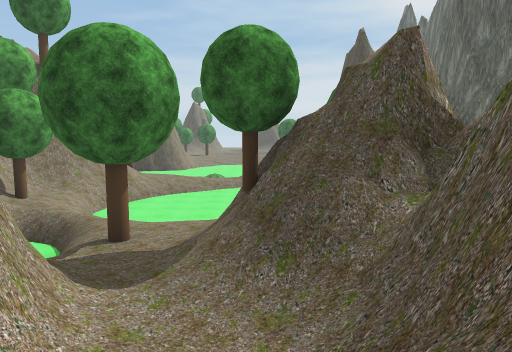
[1] (above)

24 first-person views from a walk through a 3-D level made in the Unity game engine. The camera is 1.2 m above the floor, tilts 6° down and sees 70° across. The floor is counted in squares, 2 m on a side. Each view is taken from the middle of a square. On the plan, view 1 faces up. The plan holds only what a view shows up to about 10 squares ahead; the rest is blank. The place goes on beyond the plan. Some trees and plants on the terrain are drawn as simple stand-ins. The player character is not drawn.

[2]
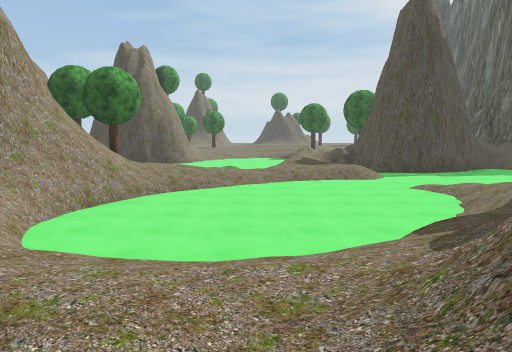

[3]
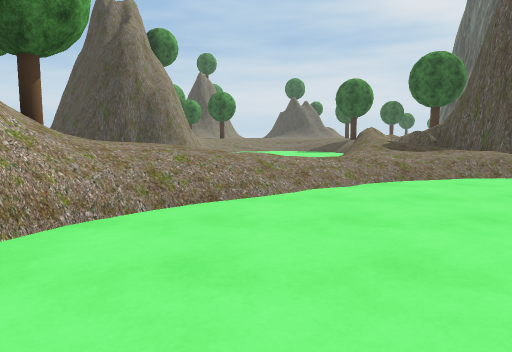

[4]
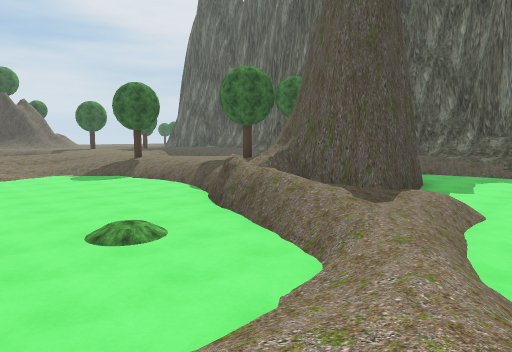

[5]
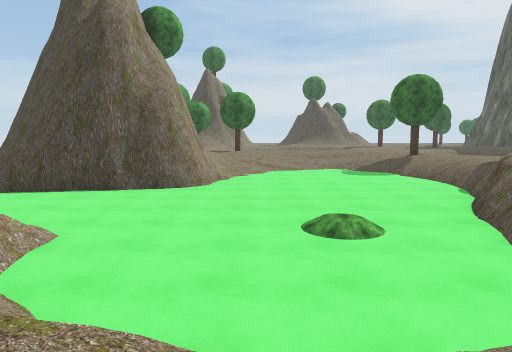

[6]
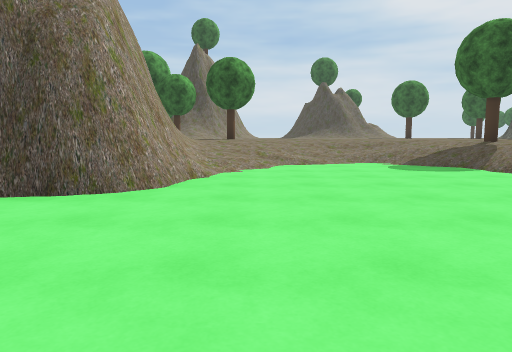

[7]
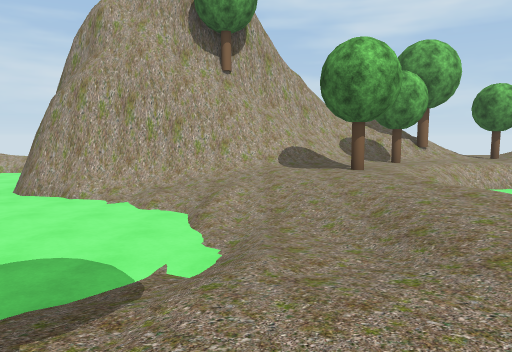

[8]
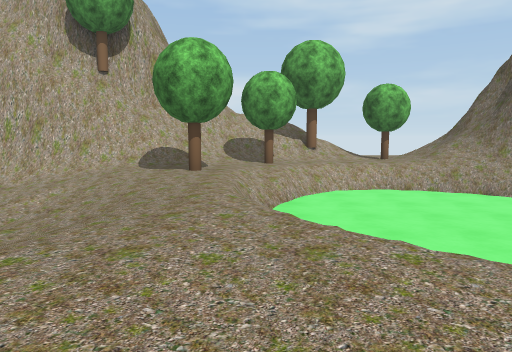

[9]
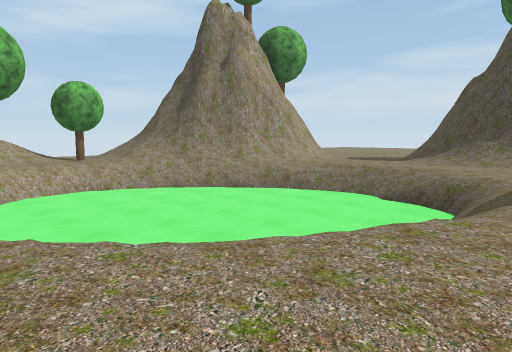

[10]
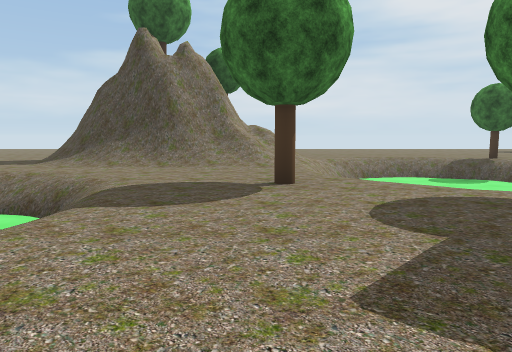

[11]
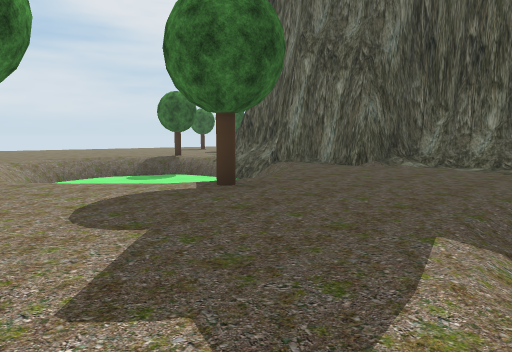

[12]
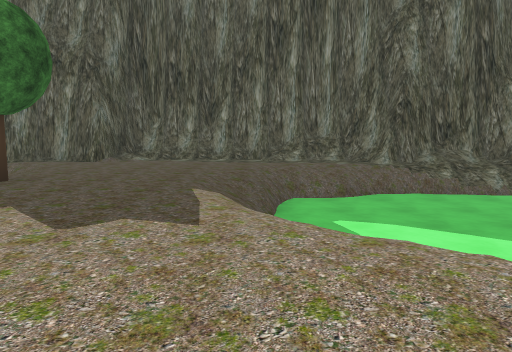

[13]
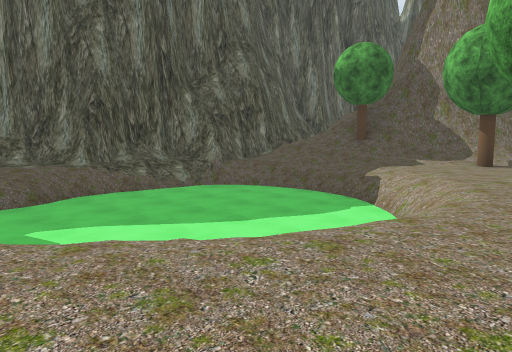

[14]
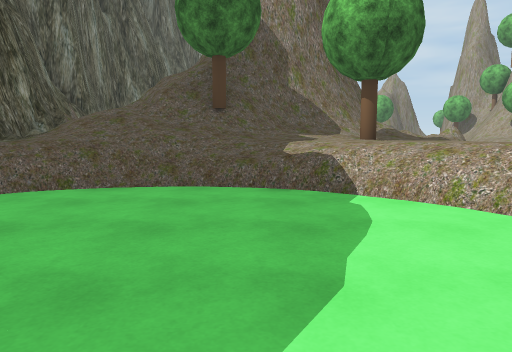

[15]
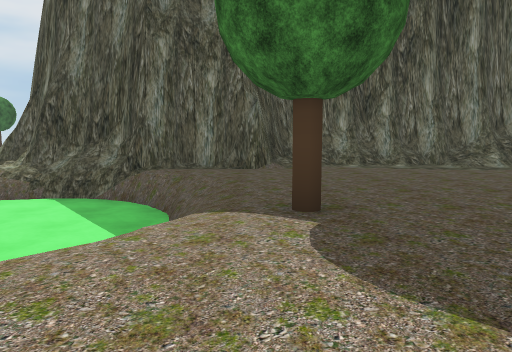

[16]
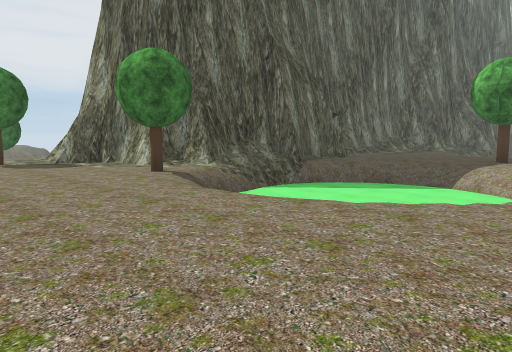

[17]
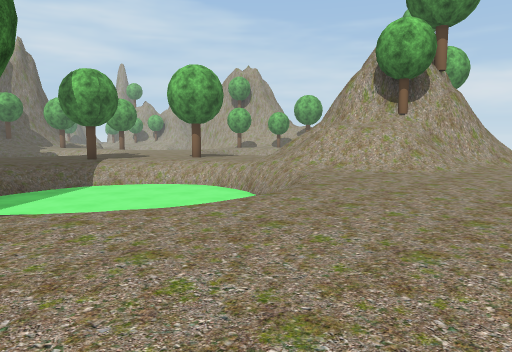

[18]
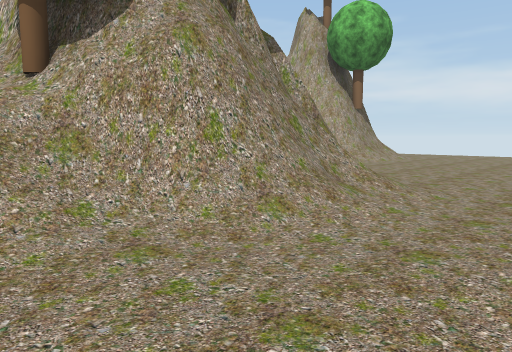

[19]
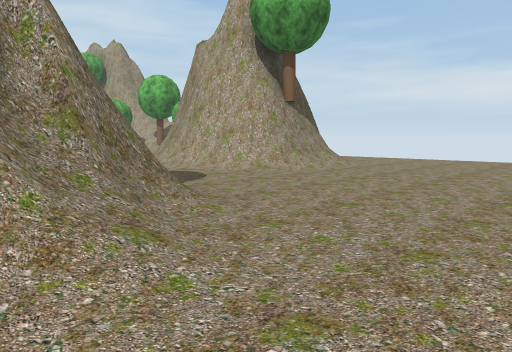

[20]
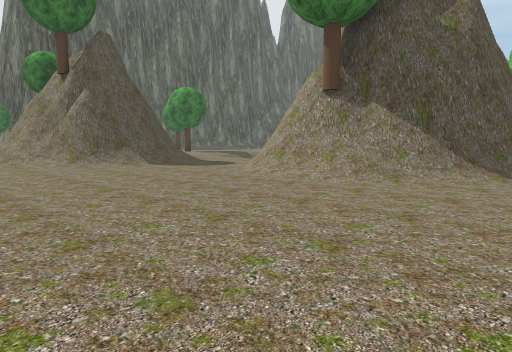

[21]
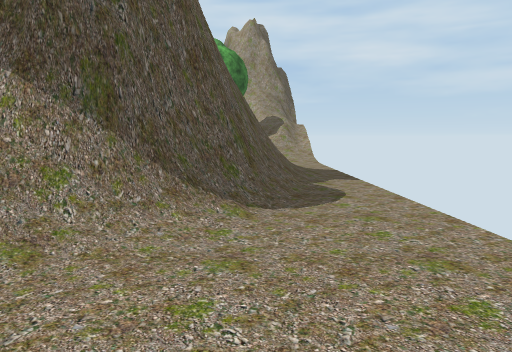

[22]
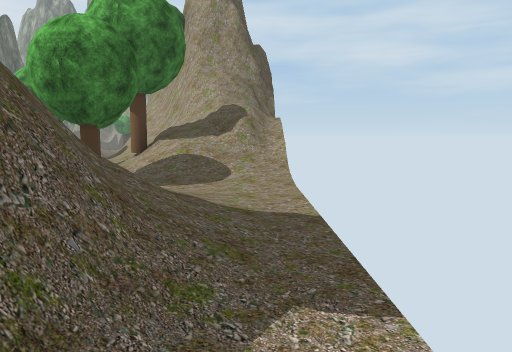

[23]
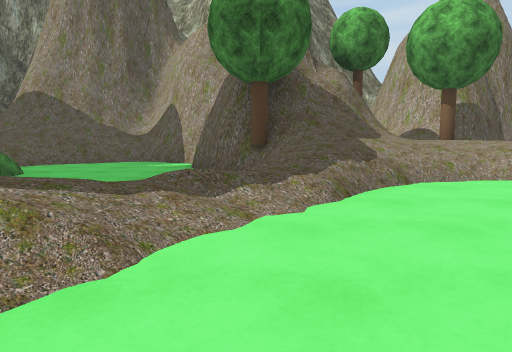

[24]
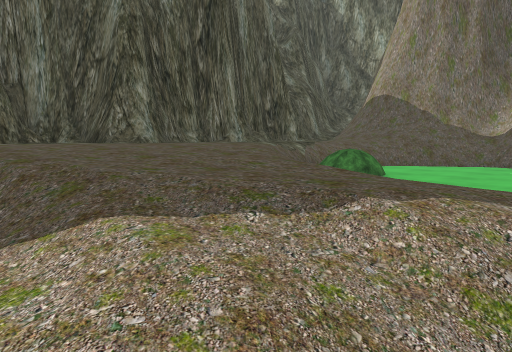

### Floor plan
Key: @ floor where view 1 was taken; # wall or solid block; . main floor; : floor 0.25 m higher than the main floor; - floor 0.25 m lower than the main floor; _ floor 0.5 m lower than the main floor; < floor 0.75 m lower than the main floor; ( floor 1 m lower than the main floor; / step, stairs or slope; = window, fence, low wall or low ledge; ^ raised ledge; v drop or lower ground; T tree.
Columns run from 9 left of view 1 to 15 right of it. Each row starts with its distance up from view 1.
 44 ....   ..............
 43 .......................
 42 ........./=#/...........T
 41 ......../^^^#//..//.T...#
 40 ........=^  T///((((..#^
 39 ..//T#../^^^^//=((((/#^
 38 ./^^^^.../===//(((((=^
 37 .=^  ^/........(((((=#
 36 .^  ^^.///.....=(((//^
 35 .=^#^=vv(/(..T..////.^
 34 ./=/=#((((//....T....^^
 33 ..:/##((((//.........#^
 32 ::T.(((((( /..........^
 31 ///./(((((/...........^
 30 =/T./=/( //.../////..#^
 29 ///T.///=...../(((/..#^
 28 /=#/.T......./((((//.=^
 27 ^=^//../_//.. (((((/=^
 26   ^##._/(/-..((((((/#
 25    ##//(((/T.<(((((/^
 24     #//((((-..((((/#^
 23     #/(((((/...///.^
 22     #/(((((/...////^
 21  ####((((((/.T/=T//#
 20  (((((((((///^^^== =
 19   ((((((((=/#^
 18   (((((T(===#
 17    /(((T(/=#####
 16     /((((//   (((
 15     //((/-_-(((((
 14    T./////(((((
 13     T///((((((
 12     =/=((((((<//
 11     =#(((((((_-....^
 10    ^=#((((((/--....#^
  9    T/=(((((////...#^
  8    ^T/((((//   (..^
  7      /////./ (((T.^
  6      v/../#T ((((.=
  5       vT.####(((/.#
  4       v..T###(((/.
  3      #^#.==###(#==
  2        ^/.^  ###^^=
  1           ^   ^
  0          @

Where each view was taken, in squares from view 1:
view 1: 0 up, 0 right, facing up
view 2: 4 up, 1 left, facing up
view 3: 9 up, 2 left, facing up
view 4: 13 up, 4 left, facing up-right
view 5: 13 up, 3 left, facing up
view 6: 17 up, 3 left, facing up
view 7: 26 up, 3 right, facing left
view 8: 29 up, 3 right, facing left
view 9: 29 up, 3 right, facing up-left
view 10: 30 up, 4 right, facing up
view 11: 30 up, 4 right, facing up-right
view 12: 30 up, 2 right, facing right
view 13: 30 up, 2 right, facing down-right
view 14: 28 up, 6 right, facing down
view 15: 34 up, 4 right, facing right
view 16: 44 up, 5 right, facing down-right
view 17: 44 up, 11 right, facing down-left
view 18: 44 up, 4 right, facing down-left
view 19: 44 up, 1 right, facing down-left
view 20: 44 up, 9 left, facing down-right
view 21: 41 up, 8 left, facing down
view 22: 37 up, 9 left, facing down
view 23: 12 up, 2 right, facing down
view 24: 12 up, 3 right, facing down-right
